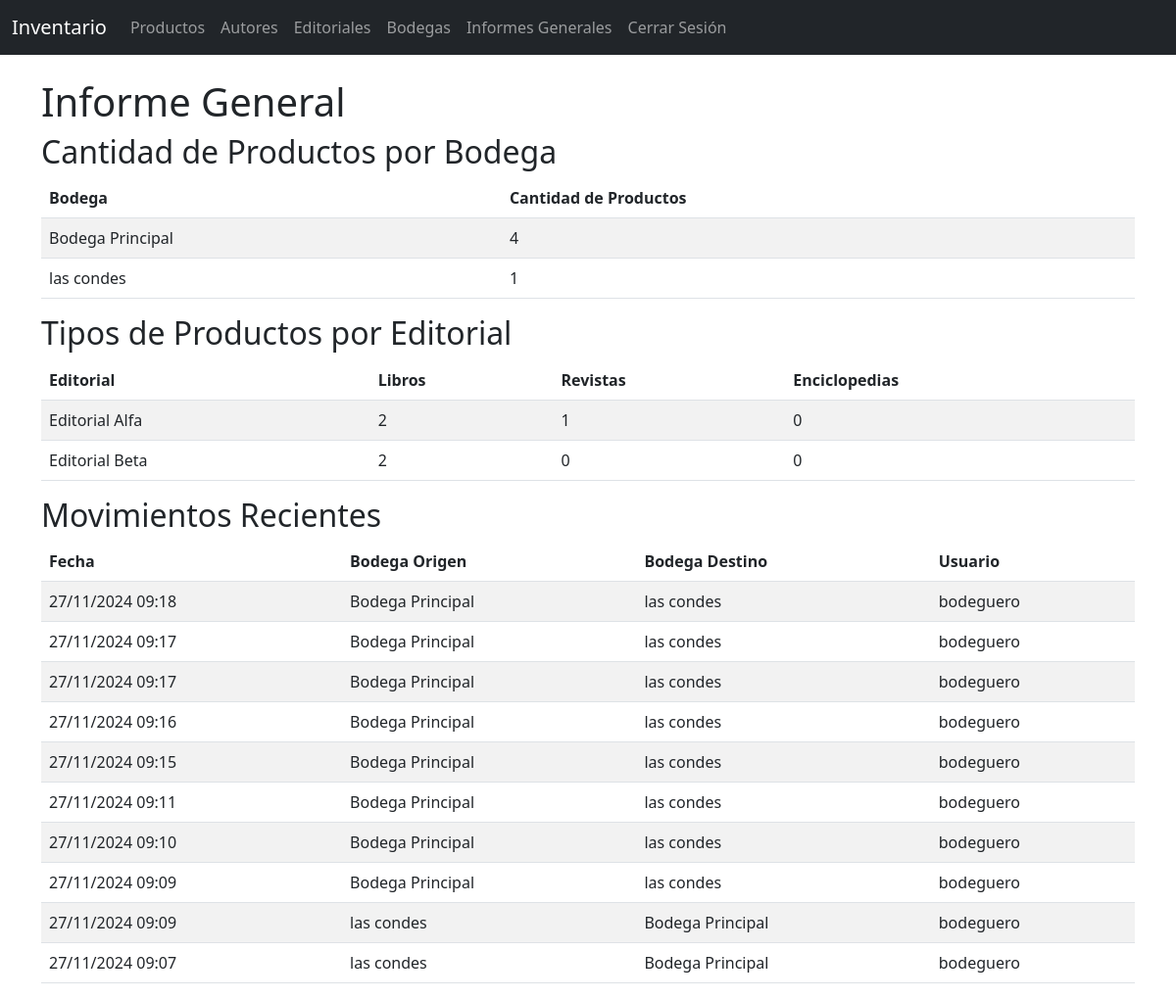
The app's page /informes/generales/ (signed in) with its own data.
### inventario/models.py (models this page shows, shortened)
class Bodega(models.Model):
    nombre = models.CharField(max_length=255, unique=True)
    class Meta:
        ordering = ['nombre']

class Usuario(AbstractUser):
    is_jefe_bodega = models.BooleanField(default=False)
    is_bodeguero = models.BooleanField(default=False)
    class Meta:
        verbose_name = "Usuario"
        verbose_name_plural = "Usuarios"

class Editorial(models.Model):
    nombre = models.CharField(max_length=255, unique=True)

class Movimiento(models.Model):
    bodega_origen = models.ForeignKey(
        Bodega, on_delete=models.SET_NULL, null=True, blank=True, related_name='movimientos_salida')
    bodega_destino = models.ForeignKey(
        Bodega, on_delete=models.SET_NULL, null=True, related_name='movimientos_entrada')
    productos = models.ManyToManyField(Producto, through='MovimientoDetalle')
    usuario = models.ForeignKey(
        settings.AUTH_USER_MODEL, on_delete=models.CASCADE)
    fecha = models.DateTimeField(auto_now_add=True)
    codigo = models.CharField(max_length=10, unique=True, blank=True)
    class Meta:
        ordering = ['-fecha']  # Últimos movimientos primero

### inventario/views.py (the view)
# urls.py: path('informes/generales/', views.InformesGeneralesView.as_view(),
class InformesGeneralesView(LoginRequiredMixin, UserPassesTestMixin, TemplateView):
    template_name = 'informes_generales.html'
    def test_func(self):
        return self.request.user.is_jefe_bodega
    def get_context_data(self, **kwargs):
        context = super().get_context_data(**kwargs)
        context['productos_por_bodega'] = [
            {
                'nombre': bodega.nombre,
                'cantidad': Producto.objects.filter(bodega=bodega).count()
            }
            for bodega in Bodega.objects.all()
        ]
        context['productos_por_editorial'] = [
            {
                'editorial': editorial.nombre,
                'libros': Producto.objects.filter(editorial=editorial, tipo='libro').count(),
                'revistas': Producto.objects.filter(editorial=editorial, tipo='revista').count(),
                'enciclopedias': Producto.objects.filter(editorial=editorial, tipo='enciclopedia').count(),
            }
            for editorial in Editorial.objects.all()
        ]
        context['movimientos_recientes'] = Movimiento.objects.order_by(
            '-fecha')[:10]
        return context

### inventario/templates/informes_generales.html (shortened to what this page needs)
{% extends "base.html" %}
{% block content %}
<h1>Informe General</h1>
<h2>Cantidad de Productos por Bodega</h2>
<table class="table table-striped">
    <thead>
        <tr>
            <th>Bodega</th>
            <th>Cantidad de Productos</th>
        </tr>
    </thead>
    <tbody>
        {% for bodega in productos_por_bodega %}
        <tr>
            <td>{{ bodega.nombre }}</td>
            <td>{{ bodega.cantidad }}</td>
        </tr>
        {% endfor %}
    </tbody>
</table>
<h2>Tipos de Productos por Editorial</h2>
<table class="table table-striped">
    <thead>
        <tr>
            <th>Editorial</th>
            <th>Libros</th>
            <th>Revistas</th>
            <th>Enciclopedias</th>
        </tr>
    </thead>
    <tbody>
        {% for item in productos_por_editorial %}
        <tr>
            <td>{{ item.editorial }}</td>
            <td>{{ item.libros }}</td>
            <td>{{ item.revistas }}</td>
            <td>{{ item.enciclopedias }}</td>
        </tr>
        {% endfor %}
    </tbody>
</table>
<h2>Movimientos Recientes</h2>
<table class="table table-striped">
    <thead>
        <tr>
            <th>Fecha</th>
            <th>Bodega Origen</th>
            <th>Bodega Destino</th>
            <th>Usuario</th>
        </tr>
    </thead>
    <tbody>
        {% for movimiento in movimientos_recientes %}
        <tr>
            <td>{{ movimiento.fecha|date:"d/m/Y H:i" }}</td>
            <td>{{ movimiento.bodega_origen.nombre }}</td>
            <td>{{ movimiento.bodega_destino.nombre }}</td>
            <td>{{ movimiento.usuario.username }}</td>
        </tr>
        {% endfor %}
    </tbody>
</table>
{% endblock %}

### records on screen
Bodega: nombre "Bodega Principal"
Bodega: nombre "las condes"
Usuario: editorial "Editorial Alfa", libros "2", revistas "1", enciclopedias "0", editorial "Editorial Beta", revistas "0"
Movimiento: fecha "27/11/2024 09:18", bodega_origen.nombre "Bodega Principal", bodega_destino.nombre "las condes", usuario.username "bodeguero"
Movimiento: fecha "27/11/2024 09:17", bodega_origen.nombre "Bodega Principal", bodega_destino.nombre "las condes", usuario.username "bodeguero"
Movimiento: fecha "27/11/2024 09:17", bodega_origen.nombre "Bodega Principal", bodega_destino.nombre "las condes", usuario.username "bodeguero"
Movimiento: fecha "27/11/2024 09:16", bodega_origen.nombre "Bodega Principal", bodega_destino.nombre "las condes", usuario.username "bodeguero"
Movimiento: fecha "27/11/2024 09:15", bodega_origen.nombre "Bodega Principal", bodega_destino.nombre "las condes", usuario.username "bodeguero"
Movimiento: fecha "27/11/2024 09:11", bodega_origen.nombre "Bodega Principal", bodega_destino.nombre "las condes", usuario.username "bodeguero"
Movimiento: fecha "27/11/2024 09:10", bodega_origen.nombre "Bodega Principal", bodega_destino.nombre "las condes", usuario.username "bodeguero"
Movimiento: fecha "27/11/2024 09:09", bodega_origen.nombre "Bodega Principal", bodega_destino.nombre "las condes", usuario.username "bodeguero"
Movimiento: fecha "27/11/2024 09:09", bodega_origen.nombre "las condes", bodega_destino.nombre "Bodega Principal", usuario.username "bodeguero"
Movimiento: fecha "27/11/2024 09:07", bodega_origen.nombre "las condes", bodega_destino.nombre "Bodega Principal", usuario.username "bodeguero"

### other values on screen
{{ bodega.cantidad }} "4" "1"
